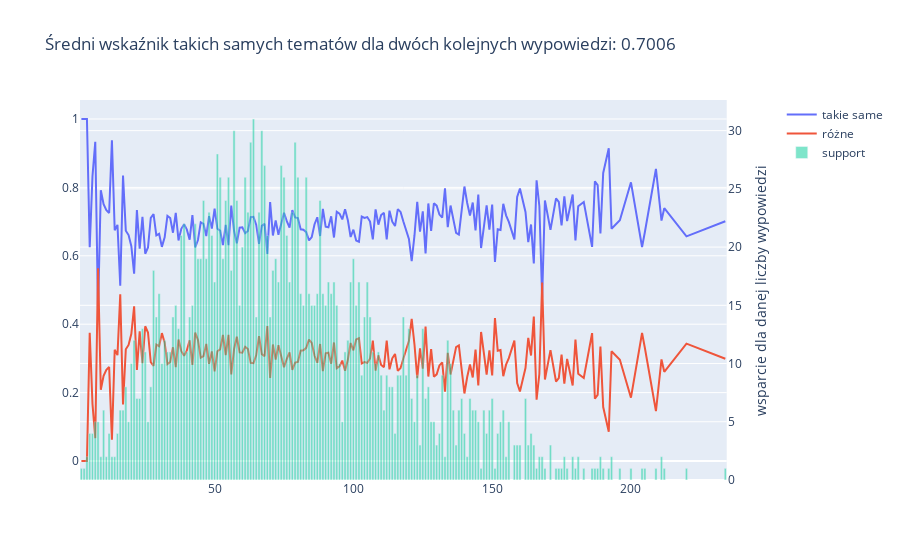

Notebook cell for this chart:
### Code cell
df_score = pd.DataFrame(zip(speeches_per_day, same_per_day_norm, different_per_day_norm), columns=['wypowiedzi', 'takie same', 'różne'])
score_mean = df_score.groupby(by='wypowiedzi').agg('mean')
score_support = df_score.groupby(by='wypowiedzi').agg('count')['różne']

fig = make_subplots(specs=[[{"secondary_y": True}]])
fig.add_trace(go.Scatter(x=score_mean.index, y=score_mean['takie same'], name='takie same'))
fig.add_trace(go.Scatter(x=score_mean.index, y=score_mean['różne'], name='różne'))
fig.add_trace(go.Bar(x=score_support.index, y=score_support, name='support', opacity=0.5), secondary_y=True)

score = np.sum(same_per_day) / np.sum([*same_per_day, *different_per_day])
fig.update_layout(
    title_text= 'Średni wskaźnik takich samych tematów dla dwóch kolejnych wypowiedzi: {:.4f}'.format(score)
)
fig.update_yaxes(title_text="wsparcie dla danej liczby wypowiedzi", secondary_y=True)
fig.show()

### Figure 1 — Plotly figure (JSON) as saved in the notebook; plotly's stock layout.template omitted (floating-point values rounded to 4 significant figures; data arrays with more than 128 entries replaced by an {"elided": "..."} marker saying what was removed)
{"data": [{"name": "takie same", "type": "scatter", "x": {"elided": "192 int values"}, "y": {"elided": "192 float values"}}, {"name": "różne", "type": "scatter", "x": {"elided": "192 int values"}, "y": {"elided": "192 float values"}}, {"name": "support", "opacity": 0.5, "type": "bar", "x": {"elided": "192 int values"}, "xaxis": "x", "y": {"elided": "192 int values"}, "yaxis": "y2"}], "layout": {"title": {"text": "Średni wskaźnik takich samych tematów dla dwóch kolejnych wypowiedzi: 0.7006"}, "xaxis": {"anchor": "y", "domain": [0, 0.94]}, "yaxis": {"anchor": "x", "domain": [0, 1]}, "yaxis2": {"anchor": "x", "overlaying": "y", "side": "right", "title": {"text": "wsparcie dla danej liczby wypowiedzi"}}}}
